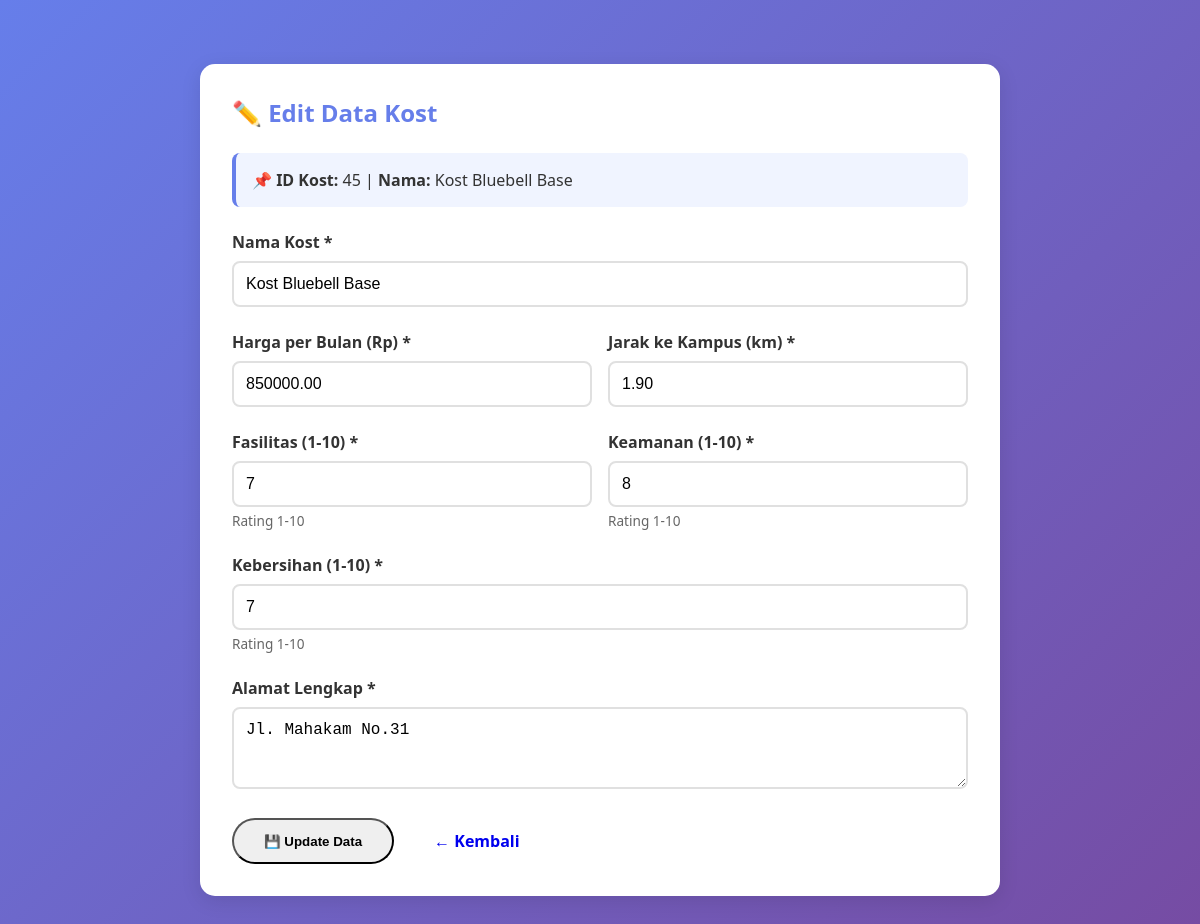
The page /admin/edit_kost.php?id=45 (signed in) on the database its author committed.
### tables this page shows
CREATE TABLE `alternatif` (
  `id_alternatif` int(11) NOT NULL,
  `nama_kost` varchar(100) DEFAULT NULL,
  `harga` decimal(10,2) DEFAULT NULL,
  `jarak` decimal(10,2) DEFAULT NULL,
  `fasilitas` int(11) DEFAULT NULL,
  `keamanan` int(11) DEFAULT NULL,
  `kebersihan` int(11) DEFAULT NULL,
  `alamat` text DEFAULT NULL,
  `foto` varchar(255) DEFAULT NULL
);

### admin/edit_kost.php (the view, shortened to what this page needs)
<?php
require_once '../config/database.php';
$id = isset($_GET['id']) ? (int)$_GET['id'] : 0;
try {
    $stmt = $conn->prepare("SELECT * FROM alternatif WHERE id_alternatif = ?");
    $stmt->execute([$id]);
    $data = $stmt->fetch(PDO::FETCH_ASSOC);
} catch (PDOException $e) {
    die("Error mengambil data: " . $e->getMessage());
}
?>
<!DOCTYPE html>
<html lang="id">
<head>
    <link rel="stylesheet" href="../assets/css/style.css">
</head>
<body>
    <div class="container">
        <div class="form-container">
            <div class="card">
                <h3>✏️ Edit Data Kost</h3>
                <div class="info-box">
                    <strong>📌 ID Kost:</strong> <?= $id ?> |
                    <strong>Nama:</strong> <?= htmlspecialchars($data['nama_kost']) ?>
                </div>
                <form method="POST" action="" onsubmit="return validateForm(this)">
                    <div class="form-group">
                        <label>Nama Kost *</label>
                        <input type="text" name="nama_kost" id="nama_kost" value="<?= htmlspecialchars($data['nama_kost']) ?>" required>
                    </div>
                    <div class="form-row">
                        <div class="form-group">
                            <label>Harga per Bulan (Rp) *</label>
                            <input type="number" name="harga" id="harga" value="<?= $data['harga'] ?>" min="0" step="1000" required>
                        </div>
                        <div class="form-group">
                            <label>Jarak ke Kampus (km) *</label>
                            <input type="number" name="jarak" id="jarak" value="<?= $data['jarak'] ?>" step="0.1" min="0" max="50" required>
                        </div>
                    </div>
                    <div class="form-row">
                        <div class="form-group">
                            <label>Fasilitas (1-10) *</label>
                            <input type="number" name="fasilitas" id="fasilitas" value="<?= $data['fasilitas'] ?>" min="1" max="10" required>
                            <div class="form-hint">Rating 1-10</div>
                        </div>
                        <div class="form-group">
                            <label>Keamanan (1-10) *</label>
                            <input type="number" name="keamanan" id="keamanan" value="<?= $data['keamanan'] ?>" min="1" max="10" required>
                            <div class="form-hint">Rating 1-10</div>
                        </div>
                    </div>
                    <div class="form-group">
                        <label>Kebersihan (1-10) *</label>
                        <input type="number" name="kebersihan" id="kebersihan" value="<?= $data['kebersihan'] ?>" min="1" max="10" required>
                        <div class="form-hint">Rating 1-10</div>
                    </div>
                    <div class="form-group">
                        <label>Alamat Lengkap *</label>
                        <textarea name="alamat" id="alamat" rows="3" required><?= htmlspecialchars($data['alamat']) ?></textarea>
                    </div>
                    <div style="display: flex; gap: 10px;">
                        <button type="submit" id="btnSubmit" class="btn btn-success">💾 Update Data</button>
                        <a href="index.php" class="btn btn-warning">← Kembali</a>
                    </div>
                </form>
            </div>
        </div>
    </div>
</body>
</html>

### assets/css/style.css (style rules this page uses)
* { margin: 0; padding: 0; box-sizing: border-box; }
body { font-family: 'Segoe UI', Tahoma, Geneva, Verdana, sans-serif; background: linear-gradient(135deg, #667eea 0%, #764ba2 100%); min-height: 100vh; color: #333; }
.container { max-width: 1200px; margin: 0 auto; padding: 2rem 20px; }
.btn { display: inline-block; padding: 12px 30px; text-decoration: none; border-radius: 25px; font-weight: 600; transition: all 0.3s; }
.card { background: white; padding: 2rem; border-radius: 15px; margin-bottom: 2rem; box-shadow: 0 5px 20px rgba(0,0,0,0.1); }
.card h3 { color: #667eea; margin-bottom: 1.5rem; font-size: 1.5rem; }

### admin/edit_kost.php (style rules this page uses)
.form-container { max-width: 800px; margin: 2rem auto; }
.form-group { margin-bottom: 1.5rem; }
.form-group label { display: block; margin-bottom: 0.5rem; font-weight: 600; color: #333; }
.form-group input, .form-group textarea { width: 100%; padding: 12px; border: 2px solid #e0e0e0; border-radius: 8px; font-size: 1rem; }
.form-row { display: grid; grid-template-columns: 1fr 1fr; gap: 1rem; }
.form-hint { font-size: 0.85rem; color: #666; margin-top: 0.25rem; }
.info-box { background: #f0f4ff; padding: 1rem; border-radius: 8px; margin-bottom: 1.5rem; border-left: 4px solid #667eea; }

### rows shown on the page
alternatif: nama_kost "Kost Bluebell Base", harga "850000.00", jarak "1.90", fasilitas "7", keamanan "8", kebersihan "7", alamat "Jl. Mahakam No.31"

### other values the page prints
$id "45"
